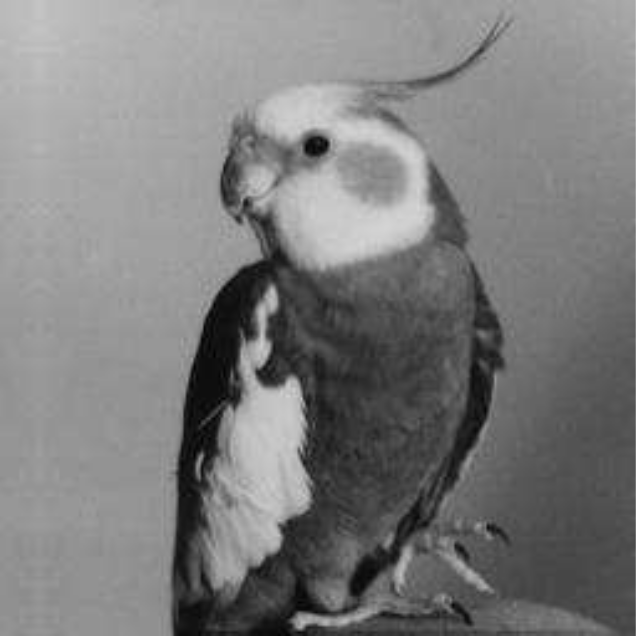
%> input picture Topic2-Li-Michael/coco.tif, 636 x 636 px
$ octave part_a_main.m   (GNU Octave 9; MATLAB toolbox functions it lacks are replaced by stand-ins)
%> lines starting %> are read from the running program, lines starting %| are printed output that depends on the picture
% Generates noisy images of coco.tif using Salt & Pepper noise model

% read in the image and convert to grayscale
coco_pic = imread('coco.tif');
coco_pic = coco_pic(:, :, 1:3);
coco_pic = rgb2gray(coco_pic);
%> coco_pic: size 636x636 uint8

ps = [.2, .4 .6];
noisy_ims = []; % keeps track of each noisy image

figure
sgtitle('Salt & Pepper Noisy Images')
for i = 1:length(ps)
    subplot(1, length(ps), i)

    % add noise to our image and add it to our figure
    noisy_im = imnoise(coco_pic, 'salt & pepper', ps(i));
    imshow(noisy_im)
    title(['Noisy Image for p=', num2str(ps(i))])

    % add noisy image to matrix of noisy images
    noisy_ims = cat(3, noisy_ims, noisy_im);
end
%> this loop made 3 passes
%> pass 1, `noisy_im = imnoise(coco_pic, 'salt & pepper', ps(i));`:
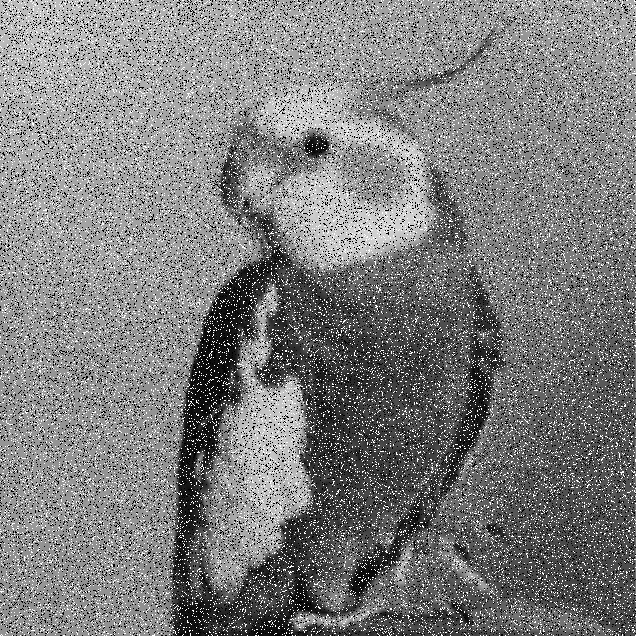
%> noisy_im: size 636x636 uint8; min 0, max 255, mean 125.4
%> pass 2, `noisy_im = imnoise(coco_pic, 'salt & pepper', ps(i));`:
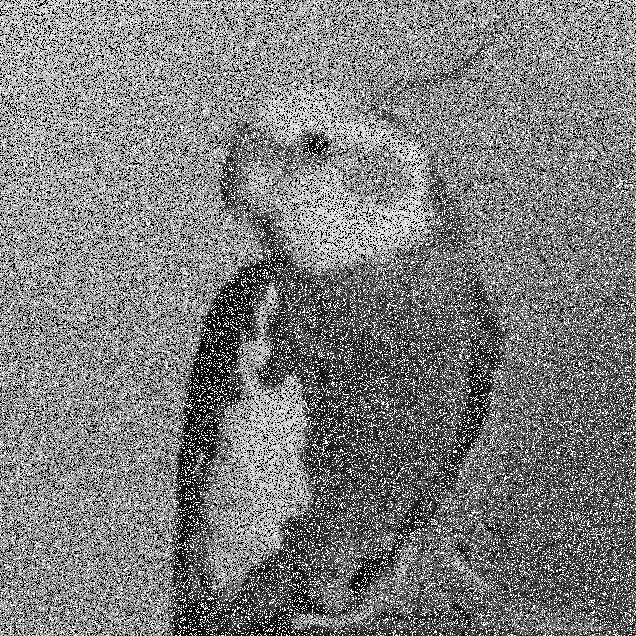
%> noisy_im: size 636x636 uint8; min 0, max 255, mean 125.9
%> pass 3, `noisy_im = imnoise(coco_pic, 'salt & pepper', ps(i));`:
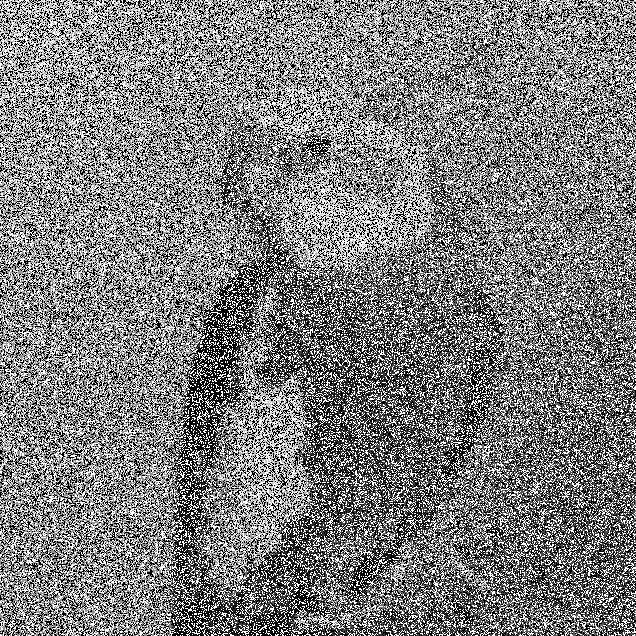
%> noisy_im: size 636x636 uint8; min 0, max 255, mean 126.4
%> pass 3, `noisy_ims = cat(3, noisy_ims, noisy_im);`:
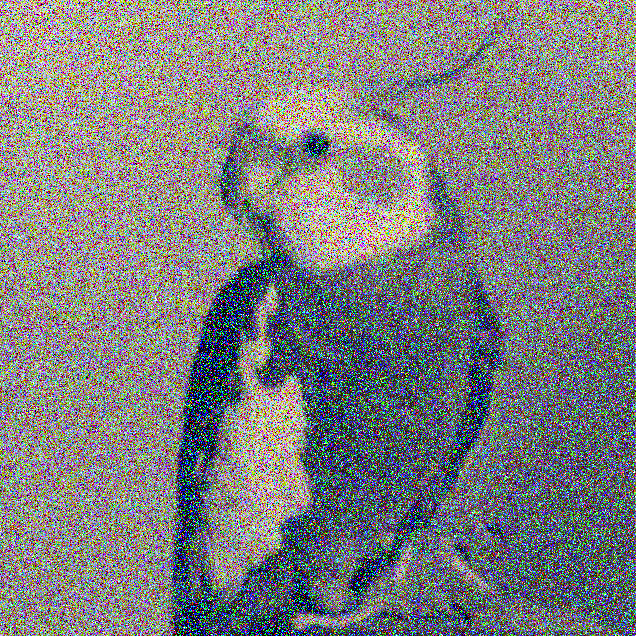
%> noisy_ims: size 636x636x3 uint8; mean R, G, B 125.4, 125.9, 126.4

% save the noisy images for use later
save('noisy_ims.mat', 'noisy_ims')
